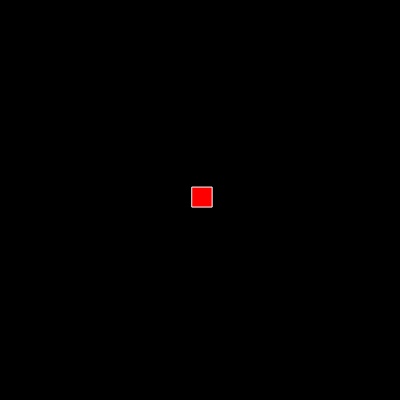
Frame 1 (no input)
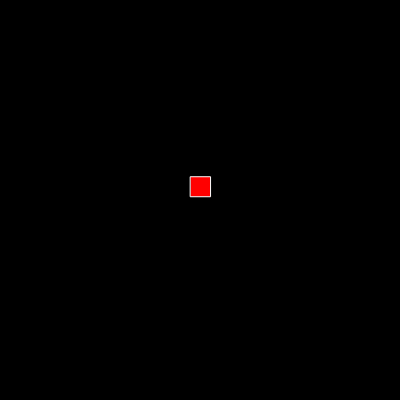
Frame 60 (no input)
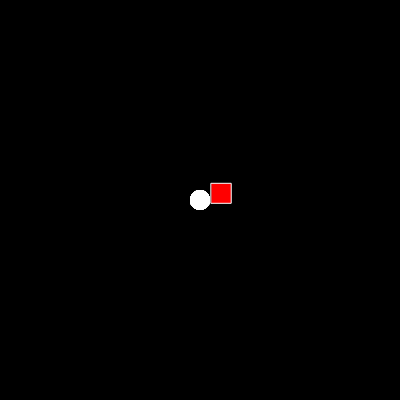
Frame 120 (the mouse pressed at the canvas centre since frame 60)

The p5.js sketch that drew these frames (run headless with seeded random() and noise() and a simulated clock; from frame 60 on, the mouse is pressed at the canvas centre):

// p5.js sketch
// ── sketch.js
let x = 200;
let y = 200;
let extraCanvas;

function setup() {
  createCanvas(400, 400);
  extraCanvas = createGraphics(400, 400);
  //below makes a red canvas
  //extraCanvas.background(255, 0, 0);
  // below makes a clear canvas
  extraCanvas.clear();
  background(0);
}

function draw() {
  background(0);
  x += random(-5, 5);
  y += random(-5, 5);

  // but we want the circle to have trails
  image(extraCanvas, 0, 0);
  if (mouseIsPressed) {
    extraCanvas.fill(255, 150);
    extraCanvas.noStroke();
    extraCanvas.ellipse(mouseX, mouseY, 20, 20);
  }

  // we want the rect to have no trails but be in front of the ellipse

  fill(255, 0, 0);
  stroke(255);
  rectMode(CENTER);
  rect(x, y, 20, 20);
}
